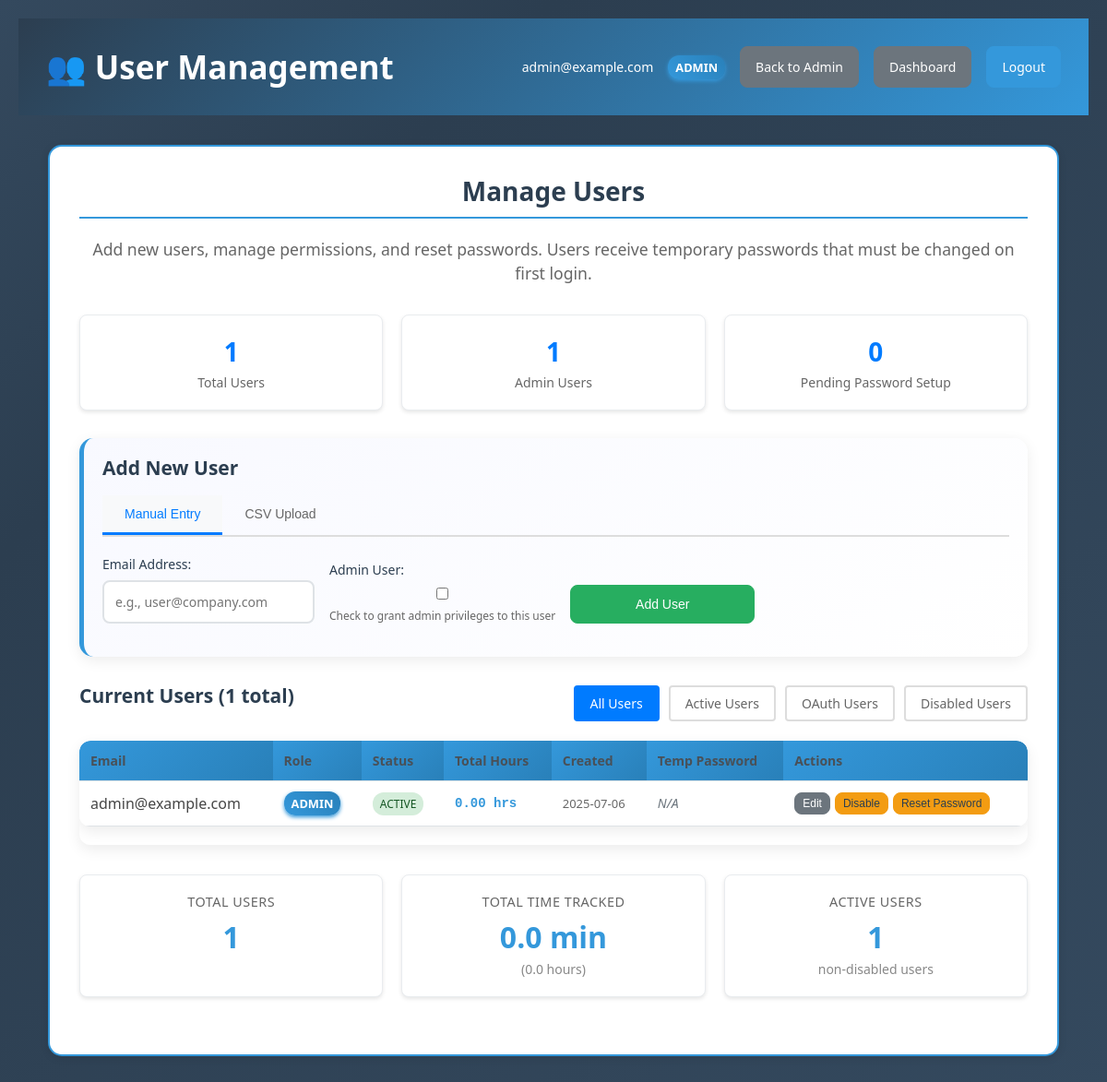
Page /admin/users (signed in) on the committed database.
### tables this page shows
CREATE TABLE users (
            id INTEGER PRIMARY KEY AUTOINCREMENT,
            email TEXT UNIQUE NOT NULL,
            password_hash TEXT NOT NULL,
            is_admin INTEGER DEFAULT 0,
            created_at TIMESTAMP DEFAULT CURRENT_TIMESTAMP,
            temp_password TEXT NULL,
            is_disabled INTEGER DEFAULT 0,
            microsoft_id TEXT NULL,
            display_name TEXT NULL,
            auth_method TEXT DEFAULT 'password',
            password_disabled INTEGER DEFAULT 0,
            totp_secret TEXT NULL,
            totp_enabled INTEGER DEFAULT 0,
            backup_codes TEXT NULL
        );

### app/blueprints/admin.py (the view)
@admin_bp.route('/users')
@login_required
def user_management():
    if not current_user.is_admin:
        flash('Access denied. Admin privileges required.')
        return redirect(url_for('main.index'))
    status_filter = request.args.get('status', 'all')
    if status_filter not in ['all', 'active', 'disabled', 'oauth']:
        status_filter = 'all'
    users = UserService.get_users_with_stats(status_filter)
    stats = UserService.get_user_statistics()
    oauth_users = UserService.get_oauth_users()
    return render_template('user_management.html',
                         users=users,
                         stats=stats,
                         oauth_users=oauth_users,
                         current_filter=status_filter,
                         total_user_time_minutes=stats.get('total_time_minutes', 0),
                         active_users_count=stats.get('active_users', 0))

### app/models/database.py (called while the page is built)
def get_db_connection():
    database_path = os.getenv('DATABASE', 'timesheet.db')
    conn = sqlite3.connect(database_path)
    conn.row_factory = sqlite3.Row
    return conn

### app/models/user.py (called while the page is built)
def init_login_manager(app):
    login_manager = LoginManager()
    login_manager.init_app(app)
    login_manager.login_view = 'auth.login'
    login_manager.login_message = 'Please log in to access this page.'
    @login_manager.user_loader
    def load_user(user_id):
        from .database import get_db_connection
        conn = get_db_connection()
        try:
            user = conn.execute('''
                SELECT id, email, is_admin, totp_enabled FROM users WHERE id = ?
            ''', (user_id,)).fetchone()
            if user:
                return User(
                    user['id'],
                    user['email'],
                    bool(user['is_admin']),
                    bool(user['totp_enabled'] if 'totp_enabled' in user.keys() else False)
                )
            return None
        finally:
            conn.close()
    return login_manager

### app/services/user_service.py (called while the page is built)
    @staticmethod
    def get_oauth_users():
        conn = get_db_connection()
        try:
            users = conn.execute('''
                SELECT id, email, display_name, microsoft_id, created_at, is_disabled
                FROM users
                WHERE auth_method = 'oauth' AND microsoft_id IS NOT NULL
                ORDER BY created_at DESC
            ''').fetchall()
            return [dict(user) for user in users]
        finally:
            conn.close()

### templates/user_management.html (shortened to what this page needs)
<!DOCTYPE html>
<html lang="en">
<head>
    <link rel="stylesheet" href="{{ url_for('static', filename='guerrilla-t.css') }}">
    <link rel="stylesheet" href="{{ url_for('admin.custom_css') }}">
</head>
<body class="admin-page">
    <div class="header">
        <h1>👥 User Management</h1>
        <div class="user-info">
            <span>{{ current_user.email }}</span>
            <span class="admin-badge">ADMIN</span>
            <a href="{{ url_for('admin.admin_panel') }}" class="btn btn-secondary">Back to Admin</a>
            <a href="{{ url_for('main.index') }}" class="btn btn-secondary">Dashboard</a>
            <a href="{{ url_for('auth.logout') }}" class="btn btn-primary">Logout</a>
        </div>
    </div>
    <div class="admin-container">
        <div class="admin-content-box">
            <div class="section-header">
                <h2>Manage Users</h2>
                <p>Add new users, manage permissions, and reset passwords. Users receive temporary passwords that must be changed on first login.</p>
            </div>
            {% if stats %}
            <div class="stats-section">
                <div class="stats-grid">
                    <div class="stat-card">
                        <div class="stat-value">{{ stats.total_users }}</div>
                        <div class="stat-label">Total Users</div>
                    </div>
                    <div class="stat-card">
                        <div class="stat-value">{{ stats.admin_users }}</div>
                        <div class="stat-label">Admin Users</div>
                    </div>
                    <div class="stat-card">
                        <div class="stat-value">{{ stats.users_with_temp_passwords }}</div>
                        <div class="stat-label">Pending Password Setup</div>
                    </div>
                </div>
            </div>
            {% endif %}
            <div class="add-project-section">
                <h3>Add New User</h3>
                <div class="tab-navigation">
                    <button class="tab-button active" onclick="showTab('manual')">Manual Entry</button>
                    <button class="tab-button" onclick="showTab('upload')">CSV Upload</button>
                </div>
                <div id="manual-tab" class="tab-content active">
                    <form class="project-form" method="POST" action="{{ url_for('admin.add_user') }}">
                        <div class="form-group">
                            <label for="email">Email Address:</label>
                            <input type="email" id="email" name="email" required
                                   placeholder="e.g., user@company.com">
                        </div>
                        <div class="form-group">
                            <label for="is_admin">Admin User:</label>
                            <input type="checkbox" id="is_admin" name="is_admin">
                            <small class="form-help">Check to grant admin privileges to this user</small>
                        </div>
                        <div class="form-group form-button-group">
                            <button type="submit" class="btn btn-success">Add User</button>
                        </div>
                    </form>
                </div>
            </div>
            <div class="projects-list-section">
                <div class="filter-controls">
                    <h3>Current Users ({{ users|length }} total)</h3>
                    <div class="filter-buttons">
                        <a href="{{ url_for('admin.user_management', status='all') }}"
                           class="btn btn-filter {{ 'active' if current_filter == 'all' else '' }}">
                            All Users
                        </a>
                        <a href="{{ url_for('admin.user_management', status='active') }}"
                           class="btn btn-filter {{ 'active' if current_filter == 'active' else '' }}">
                            Active Users
                        </a>
                        <a href="{{ url_for('admin.user_management', status='oauth') }}"
                           class="btn btn-filter {{ 'active' if current_filter == 'oauth' else '' }}">
                            OAuth Users
                        </a>
                        <a href="{{ url_for('admin.user_management', status='disabled') }}"
                           class="btn btn-filter {{ 'active' if current_filter == 'disabled' else '' }}">
                            Disabled Users
                        </a>
                    </div>
                </div>
                {% if users %}
                <div class="projects-table-container">
                    <table class="projects-table">
                        <thead>
                            <tr>
                                <th>Email</th>
                                <th>Role</th>
                                <th>Status</th>
                                <th>Total Hours</th>
                                <th>Created</th>
                                <th>Temp Password</th>
                                <th>Actions</th>
                            </tr>
                        </thead>
                        <tbody>
                            {% for user in users %}
                            <tr id="user-{{ user.id }}" class="user-row {{ 'disabled' if user.is_disabled else 'active' }}">
                                <td class="user-email">{{ user.email }}</td>
                                <td>
                                    {% if user.is_admin %}
                                        <span class="admin-badge">ADMIN</span>
                                    {% else %}
                                        <span class="user-badge">USER</span>
                                    {% endif %}
                                </td>
                                <td>
                                    {% if user.is_disabled %}
                                        <span class="status-badge status-disabled">Disabled</span>
                                    {% elif user.auth_method == 'oauth' and user.microsoft_id %}
                                        <span class="status-badge status-oauth">OAuth</span>
                                    {% elif user.has_temp_password %}
                                        <span class="status-badge status-pending">Pending Setup</span>
                                    {% else %}
                                        <span class="status-badge status-active">Active</span>
                                    {% endif %}
                                </td>
                                <td class="time-hours">{{ "%.2f"|format((user.total_minutes or 0) / 60) }} hrs</td>
                                <td class="date-cell">{{ user.created_at[:10] if user.created_at else 'N/A' }}</td>
                                <td>
                                    {% if user.auth_method == 'oauth' and user.microsoft_id %}
                                        <span class="text-muted">N/A</span>
                                    {% elif user.has_temp_password and user.temp_password %}
                                        <span class="temp-password" id="temp-pass-{{ user.id }}" style="display: none;">{{ user.temp_password }}</span>
                                        <button type="button" class="btn btn-small btn-secondary" onclick="togglePassword('temp-pass-{{ user.id }}')">Show Password</button>
                                    {% else %}
                                        <span class="text-muted">N/A</span>
                                    {% endif %}
                                </td>
                                <td class="actions-cell">
                                    <div class="action-buttons">
                                        <button type="button" class="btn btn-small btn-secondary" onclick="editUser({{ user.id }}, '{{ user.email }}', {{ user.is_admin|lower }})">Edit</button>
                                        {% if not user.is_disabled %}
                                        <button class="btn btn-small btn-warning" onclick="updateUserStatus({{ user.id }}, 'disabled')">
                                            Disable
                                        </button>
                                        {% else %}
                                        <button class="btn btn-small btn-success" onclick="updateUserStatus({{ user.id }}, 'active')">
                                            Enable
                                        </button>
                                        {% endif %}
                                        {% if not user.has_temp_password and not user.is_disabled %}
                                        <form style="display: inline;" method="POST" action="{{ url_for('admin.reset_user_password') }}" onsubmit="return confirm('Reset password for {{ user.email }}?');">
                                            <button type="submit" class="btn btn-small btn-warning">Reset Password</button>
                                        </form>
                                        {% endif %}
                                    </div>
                                </td>
                            </tr>
                            {% endfor %}
                        </tbody>
                    </table>
                </div>
                <div class="project-stats">
                    <div class="stat-card">
                        <h4>Total Users</h4>
                        <div class="stat-number">{{ users|length }}</div>
                    </div>
                    <div class="stat-card">
                        <h4>Total Time Tracked</h4>
                        <div class="stat-number">{{ "%.1f"|format(total_user_time_minutes) }} min</div>
                        <div class="stat-detail">({{ "%.1f"|format(total_user_time_minutes / 60) }} hours)</div>
                    </div>
                    <div class="stat-card">
                        <h4>Active Users</h4>
                        <div class="stat-number">{{ active_users_count }}</div>
                        <div class="stat-detail">non-disabled users</div>
                    </div>
                </div>
                {% else %}
                <div class="no-projects-message">
                    <h4>No users found</h4>
                    <p>Start by adding your first user using the form above.</p>
                </div>
                {% endif %}
            </div>
        </div>
    </div>
</body>
</html>

### templates/user_management.html (style rules this page uses)
.tab-navigation { display: flex; border-bottom: 2px solid #ddd; margin-bottom: 20px; }
.tab-button { background: none; border: none; padding: 12px 24px; cursor: pointer; font-size: 14px; font-weight: 500; color: #666; border-bottom: 3px solid transparent; transition: all 0.3s ease; }
.tab-button.active { color: #007bff; border-bottom-color: #007bff; background-color: #f8f9fa; }
.tab-content { display: none; }
.tab-content.active { display: block; }
.form-help { display: block; margin-top: 5px; font-size: 12px; color: #666; }
.filter-controls { display: flex; justify-content: space-between; align-items: center; margin-bottom: 20px; flex-wrap: wrap; gap: 10px; }
.filter-buttons { display: flex; gap: 10px; }
.btn-filter { padding: 8px 16px; border: 2px solid #ddd; background-color: #fff; color: #666; text-decoration: none; border-radius: 4px; font-size: 14px; transition: all 0.3s ease; }
.btn-filter.active { background-color: #007bff; color: white; border-color: #007bff; }
.status-badge { padding: 4px 8px; border-radius: 12px; font-size: 12px; font-weight: 500; text-transform: uppercase; }
.status-active { background-color: #d4edda; color: #155724; }
.user-row.active { background-color: #fff; }
.user-email { font-weight: 500; color: #333; }
.date-cell { color: #666; font-size: 13px; }
.actions-cell { white-space: nowrap; }
.action-buttons { display: flex; gap: 5px; flex-wrap: wrap; }
.btn-small { padding: 4px 8px; font-size: 12px; line-height: 1.2; }
.text-muted { color: #6c757d; font-style: italic; }
.stats-section { margin-bottom: 30px; }
.stats-grid { display: grid; grid-template-columns: repeat(auto-fit, minmax(200px, 1fr)); gap: 20px; margin-bottom: 20px; }
.stat-card { background: #fff; border: 1px solid #e9ecef; border-radius: 8px; padding: 20px; text-align: center; box-shadow: 0 2px 4px rgba(0,0,0,0.1); }
.stat-value { font-size: 2em; font-weight: bold; color: #007bff; margin-bottom: 5px; }
.stat-label { color: #666; font-size: 14px; font-weight: 500; }
.projects-table { border-collapse: collapse; margin-bottom: 20px; }
.projects-table th, .projects-table td { padding: 12px; text-align: left; border-bottom: 1px solid #dee2e6; vertical-align: middle; }
.projects-table th { background-color: #f8f9fa; font-weight: 600; color: #495057; font-size: 14px; }

### rows in the picture
users: email "admin@example.com", is_admin "ADMIN", is_disabled "ACTIVE", total_minutes "0.00", created_at "2025-07-06"

### other values in the picture
{{ stats.total_users }} "1"
{{ stats.admin_users }} "1"
{{ stats.users_with_temp_passwords }} "0"
{{ users|length }} "1"
{{ "%.1f"|format(total_user_time_minutes) }} "0.0"
{{ "%.1f"|format(total_user_time_minutes / 60) }} "0.0"
{{ active_users_count }} "1"
